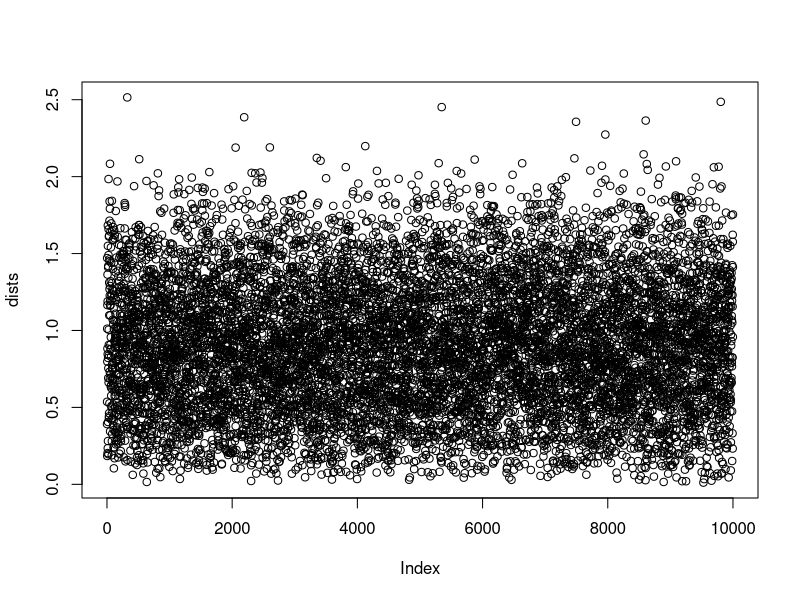

Reproduce this figure in R.
dists<-c()
for (i in 1:10000) {
 P1<-runif(2)
 P2<-runif(2)
 P3<-runif(2)
 dist<-sqrt(sum((P1-P2-P3)^2))
 dists<-c(dists, dist)
}
mean.dist<-mean(dists)
cat(mean.dist,"\n")
plot(dists)
